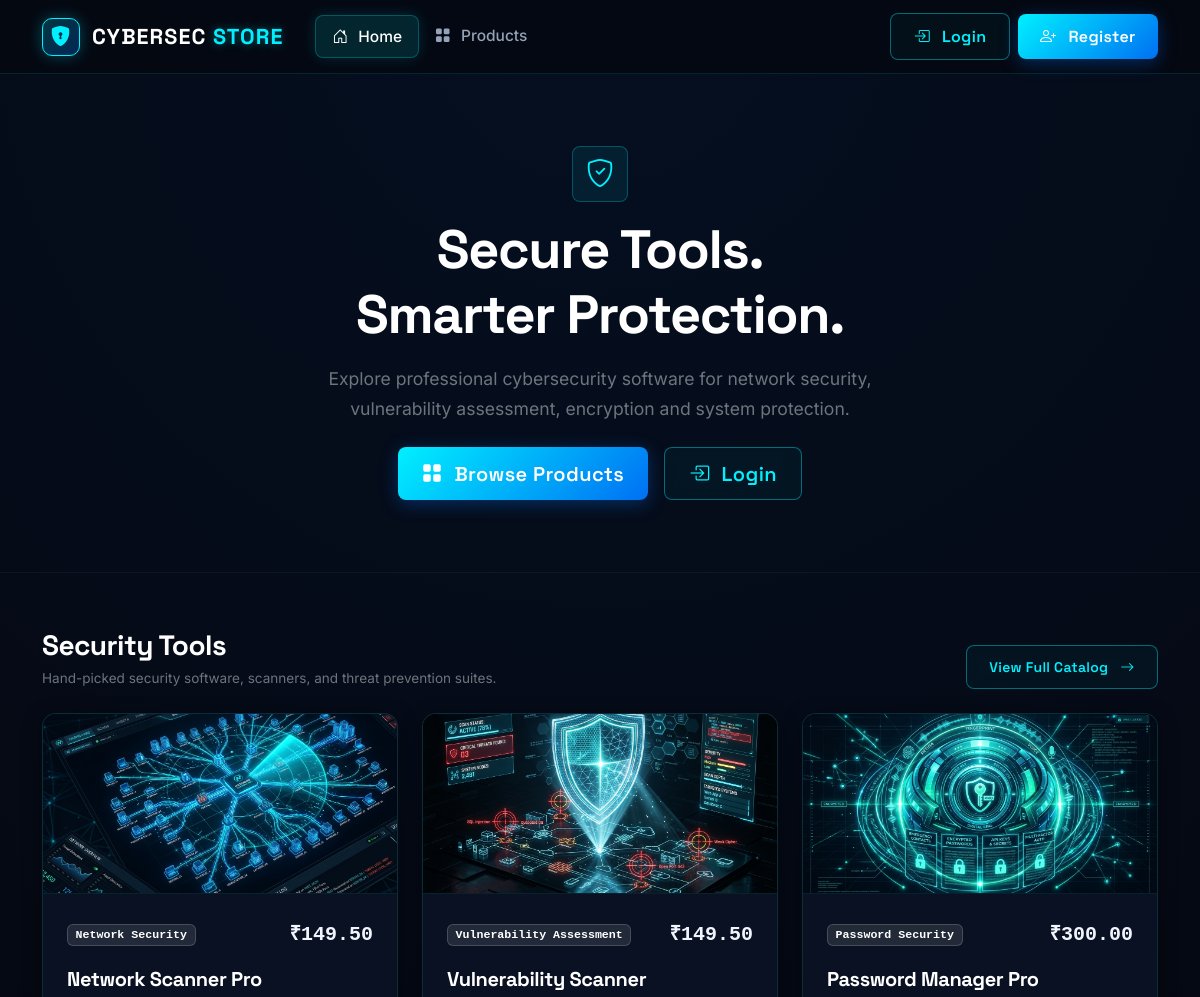
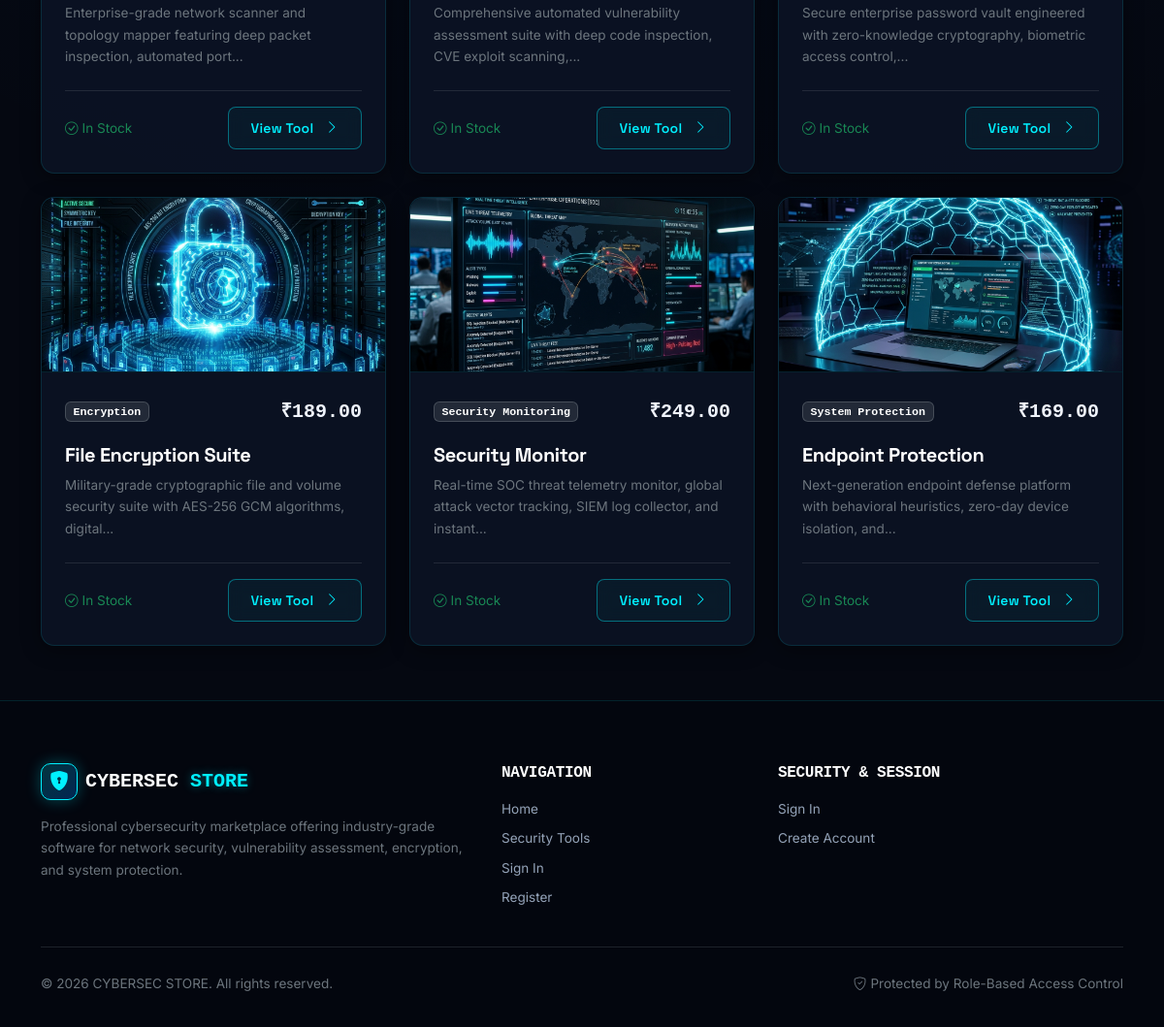
The page / on the database its author committed (2 pictures, top to bottom).
### tables this page shows
CREATE TABLE products (
            id            INTEGER PRIMARY KEY AUTOINCREMENT,
            name          TEXT    NOT NULL,
            category_id   INTEGER,
            description   TEXT,
            features      TEXT,
            price         REAL    NOT NULL,
            license       TEXT,
            compatibility TEXT,
            image         TEXT,
            stock         INTEGER DEFAULT 0,
            created_at    TIMESTAMP DEFAULT CURRENT_TIMESTAMP,
            FOREIGN KEY (category_id) REFERENCES categories(id)
        );

CREATE TABLE categories (
            id          INTEGER PRIMARY KEY AUTOINCREMENT,
            name        TEXT UNIQUE NOT NULL,
            description TEXT,
            created_at  TIMESTAMP DEFAULT CURRENT_TIMESTAMP
        );

### app.py (the view)
@app.route('/')
def index():
    if "user_id" in session:
        if session.get("role") == "admin":
            return redirect(url_for("admin.dashboard"))
        return redirect(url_for("dashboard"))
    conn = get_db_connection()
    featured_products = conn.execute("""
        SELECT p.id, p.name, p.description, p.price, p.image, p.stock,
               c.name AS category_name
        FROM products p
        LEFT JOIN categories c ON c.id = p.category_id
        ORDER BY p.id ASC
        LIMIT 6
    """).fetchall()
    categories = conn.execute("SELECT id, name, description FROM categories ORDER BY name ASC LIMIT 4").fetchall()
    conn.close()
    return render_template(
        'index.html',
        featured_products=featured_products,
        categories=categories
    )

### app.py (called while the page is built)
@app.context_processor
def inject_current_user():
    return {"current_user": get_current_user()}

@app.after_request
def set_security_headers(response):
    response.headers['X-Content-Type-Options'] = 'nosniff'
    response.headers['X-Frame-Options'] = 'DENY'
    response.headers['Referrer-Policy'] = 'strict-origin-when-cross-origin'
    response.headers['Content-Security-Policy'] = (
        "default-src 'self'; "
        "script-src 'self' https://cdn.jsdelivr.net; "
        "style-src 'self' 'unsafe-inline' https://cdn.jsdelivr.net https://fonts.googleapis.com; "
        "font-src 'self' https://cdn.jsdelivr.net https://fonts.gstatic.com; "
        "img-src 'self' data:; "
        "connect-src 'self'; "
        "frame-ancestors 'none';"
    )
    return response

### auth.py (called while the page is built, shortened)
def get_current_user():
    if "user_id" not in session:
        return None

### cart.py (called while the page is built)
def _get_cart():
    if "cart" not in session:
        session["cart"] = {}
    return session["cart"]

def _cart_item_count():
    return sum(_get_cart().values())

@cart_bp.app_context_processor
def inject_cart_count():
    try:
        count = _cart_item_count()
    except Exception:
        count = 0
    return {"cart_item_count": count}

### database.py (called while the page is built)
def get_db_connection():
    conn = sqlite3.connect(DATABASE_PATH)
    conn.row_factory = sqlite3.Row          # Access columns by name
    conn.execute("PRAGMA foreign_keys = ON;")  # Enforce foreign key constraints
    return conn

### templates/index.html (shortened to what this page needs)
{% extends "base.html" %}
{% block content %}
<section class="cs-hero py-5 text-center position-relative z-2" id="hero">
    <div class="container py-4">
        <div class="row justify-content-center">
            <div class="col-lg-8 col-md-10">
                <div class="d-inline-flex align-items-center justify-content-center rounded-3 mb-3 p-3"
                     style="background: rgba(0, 240, 255, 0.08); border: 1px solid rgba(0, 240, 255, 0.25); color: var(--cs-cyan); width: 56px; height: 56px;">
                    <i class="bi bi-shield-check fs-3"></i>
                </div>
                <h1 class="hero-title text-white mb-3">
                    Secure Tools.<br>
                    <span class="text-white">Smarter Protection.</span>
                </h1>
                <p class="hero-description text-secondary mx-auto mb-4">
                    Explore professional cybersecurity software for network security, vulnerability assessment, encryption and system protection.
                </p>
                <div class="d-flex justify-content-center gap-3 flex-wrap">
                    <a href="{{ url_for('store.product_list') }}" class="btn btn-cs btn-lg px-4" id="heroBrowseBtn">
                        <i class="bi bi-grid-fill me-1"></i>Browse Products
                    </a>
                    <a href="{{ url_for('auth.login') }}" class="btn btn-outline-cs btn-lg px-4" id="heroLoginBtn">
                        <i class="bi bi-box-arrow-in-right me-1"></i>Login
                    </a>
                </div>
            </div>
        </div>
    </div>
</section>
<section class="py-5 position-relative z-2 border-top border-secondary border-opacity-10" id="security-tools">
    <div class="container py-2">
        <div class="d-flex flex-column flex-md-row justify-content-between align-items-md-end mb-4">
            <div>
                <h2 class="h3 fw-bold text-white mb-1">Security Tools</h2>
                <p class="text-secondary small mb-0">
                    Hand-picked security software, scanners, and threat prevention suites.
                </p>
            </div>
            <div class="mt-3 mt-md-0">
                <a href="{{ url_for('store.product_list') }}" class="btn btn-outline-cs btn-sm" id="viewAllToolsBtn">
                    View Full Catalog <i class="bi bi-arrow-right ms-1"></i>
                </a>
            </div>
        </div>
        <div class="row g-4">
            {% if featured_products %}
                {% for product in featured_products %}
                <div class="col-md-6 col-lg-4">
                    <div class="cs-glass-card h-100 d-flex flex-column p-0 cs-card-interactive overflow-hidden">
                        {% if product['image'] %}
                        <div class="cs-product-media" style="height: 180px;">
                            <img src="{{ url_for('static', filename='images/products/' ~ product['image']) }}"
                                 alt="{{ product['name'] }}"
                                 loading="lazy"
                                 onerror="this.onerror=null; this.parentElement.innerHTML='<div class=\'cs-product-placeholder-icon\'><i class=\'bi bi-shield-lock\'></i></div>';">
                        </div>
                        {% endif %}
                        <div class="p-4 d-flex flex-column flex-grow-1">
                            <div class="d-flex align-items-center justify-content-between mb-3">
                                <span class="badge bg-secondary bg-opacity-25 text-cs-accent border border-secondary border-opacity-50 small font-monospace">
                                    {{ product['category_name'] or 'Security Tool' }}
                                </span>
                                <span class="text-cs-accent fw-bold font-monospace fs-5">
                                    ₹{{ "%.2f"|format(product['price']) }}
                                </span>
                            </div>
                            <h3 class="h5 fw-bold text-white mb-2">{{ product['name'] }}</h3>
                            <p class="text-secondary small mb-4 flex-grow-1">
                                {{ (product['description'] or 'Professional-grade security tool engineered for modern enterprise environments and vulnerability auditing.') | truncate(110) }}
                            </p>
                            <div class="mt-auto pt-3 border-top border-secondary border-opacity-25 d-flex justify-content-between align-items-center">
                                <span class="text-muted small">
                                    {% if product['stock'] > 0 %}
                                        <span class="text-success"><i class="bi bi-check-circle me-1"></i>In Stock</span>
                                    {% else %}
                                        <span class="text-secondary"><i class="bi bi-dash-circle me-1"></i>Out of Stock</span>
                                    {% endif %}
                                </span>
                                <a href="{{ url_for('store.product_detail', prod_id=product['id']) }}" class="btn btn-outline-cs btn-sm">
                                    View Tool <i class="bi bi-chevron-right ms-1"></i>
                                </a>
                            </div>
                        </div>
                    </div>
                </div>
                {% endfor %}
            {% endif %}
        </div>
    </div>
</section>
{% endblock %}

### rows shown on the page
products: image (picture), name "Network Security", price "149.50", name "Network Scanner Pro", description "Enterprise-grade network scanner and topology mapper featuring deep packet inspection, automated port...", stock "In Stock"
products: image (picture), name "Vulnerability Assessment", price "149.50", name "Vulnerability Scanner", description "Comprehensive automated vulnerability assessment suite with deep code inspection, CVE exploit scanning,...", stock "In Stock"
products: image (picture), name "Password Security", price "300.00", name "Password Manager Pro", description "Secure enterprise password vault engineered with zero-knowledge cryptography, biometric access control,...", stock "In Stock"
products: image (picture), name "Encryption", price "189.00", name "File Encryption Suite", description "Military-grade cryptographic file and volume security suite with AES-256 GCM algorithms, digital...", stock "In Stock"
products: image (picture), name "Security Monitoring", price "249.00", name "Security Monitor", description "Real-time SOC threat telemetry monitor, global attack vector tracking, SIEM log collector, and instant...", stock "In Stock"
products: image (picture), name "System Protection", price "169.00", name "Endpoint Protection", description "Next-generation endpoint defense platform with behavioral heuristics, zero-day device isolation, and...", stock "In Stock"
